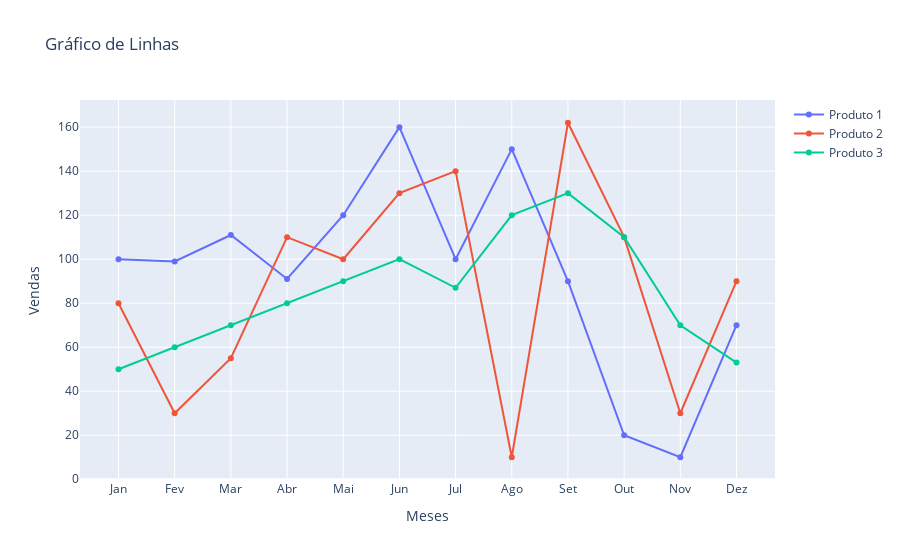

The code cell stored with this chart in its notebook:
### Code cell
import plotly.graph_objects as go

meses = ['Jan', 'Fev', 'Mar', 'Abr', 'Mai', 'Jun', 'Jul', 'Ago', 'Set', 'Out', 'Nov', 'Dez']

produto_1 = [100, 99, 111, 91, 120, 160, 100, 150, 90, 20, 10, 70]

produto_2 = [80, 30, 55, 110, 100, 130, 140, 10, 162, 110, 30, 90]

produto_3 = [50, 60, 70, 80, 90, 100, 87, 120, 130, 110, 70, 53]


graflinhas = go.Figure()

graflinhas.add_trace(go.Scatter(x=meses, y=produto_1, mode='lines+markers', name='Produto 1'))

graflinhas.add_trace(go.Scatter(x= meses, y=produto_2, mode='lines+markers', name='Produto 2'))

graflinhas.add_trace(go.Scatter(x= meses, y=produto_3, mode='lines+markers', name='Produto 3'))

graflinhas.update_layout(
     title = "Gráfico de Linhas",
    xaxis_title = 'Meses',
    yaxis_title = 'Vendas',
    barmode = 'group'
    
)

graflinhas.show()

### Figure 1 — Plotly figure (JSON) as saved in the notebook; plotly's stock layout.template omitted (floating-point values rounded to 4 significant figures)
{"data": [{"mode": "lines+markers", "name": "Produto 1", "type": "scatter", "x": ["Jan", "Fev", "Mar", "Abr", "Mai", "Jun", "Jul", "Ago", "Set", "Out", "Nov", "Dez"], "y": [100, 99, 111, 91, 120, 160, 100, 150, 90, 20, 10, 70]}, {"mode": "lines+markers", "name": "Produto 2", "type": "scatter", "x": ["Jan", "Fev", "Mar", "Abr", "Mai", "Jun", "Jul", "Ago", "Set", "Out", "Nov", "Dez"], "y": [80, 30, 55, 110, 100, 130, 140, 10, 162, 110, 30, 90]}, {"mode": "lines+markers", "name": "Produto 3", "type": "scatter", "x": ["Jan", "Fev", "Mar", "Abr", "Mai", "Jun", "Jul", "Ago", "Set", "Out", "Nov", "Dez"], "y": [50, 60, 70, 80, 90, 100, 87, 120, 130, 110, 70, 53]}], "layout": {"autosize": true, "barmode": "group", "title": {"text": "Gráfico de Linhas"}, "xaxis": {"autorange": true, "range": [-0.6685, 11.67], "title": {"text": "Meses"}, "type": "category"}, "yaxis": {"autorange": true, "range": [-2.544, 174.5], "title": {"text": "Vendas"}, "type": "linear"}}}
